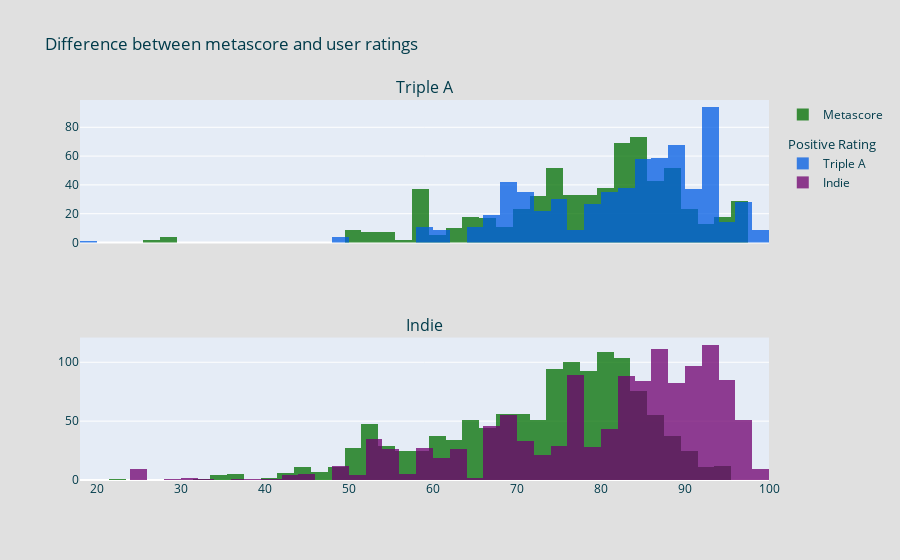

This figure's notebook cell:
### Markdown cell above
### User scores

Furthermore, when we start looking at the user reviews of Triple A games and Indie games there is something to note.

### Code cell
AAA_df = com_df[com_df['is_aaa'] == 1]
indi_df = com_df[com_df['is_aaa'] == 0]

fig = make_subplots(rows=2, cols=1,
                   subplot_titles=('Triple A', 'Indie'),
                   shared_xaxes=True,
)

fig.add_trace(
    go.Histogram(
        name='Metascore',
        x = AAA_df['metascore'],
        marker={'color':'#006F00'}, # green
        legendgroup='meta',
    ),
    row=1, col=1
)

fig.add_trace(
    go.Histogram(
        name='Triple A',
        x = AAA_df['ratio_rating'],
        marker={'color':'#005DE3'}, # purple
        legendgroup='Positive rating',
        legendgrouptitle_text = 'Positive Rating',
    ),
    row=1, col=1
)

fig.add_trace(
    go.Histogram(
        name='metascore 2',
        x = indi_df['metascore'],
        marker={'color':'#006F00'}, # green
        legendgroup='meta',
        showlegend = False,
    ),
    row=2, col=1
)
fig.add_trace(
    go.Histogram(
        name='Indie',
        x = indi_df['ratio_rating'],
        marker={'color':'#6F006F'}, # blue
        legendgroup='Positive rating',
        # showlegend=False,
    ),
    row=2, col=1
)

fig.update_layout(
    title = 'Analysis of metascores for different variables',
    paper_bgcolor = '#E0E0E0',
    font={'color':'#003B4A'},
    barmode='overlay',
    height = 600,
)

fig.update_layout(title='Difference between metascore and user ratings')
fig.update_traces(opacity=0.75)

fig.show()

### Figure 1 — Plotly figure (JSON) as saved in the notebook; plotly's stock layout.template omitted (floating-point values rounded to 4 significant figures; data arrays with more than 128 entries replaced by an {"elided": "..."} marker saying what was removed)
{"data": [{"legendgroup": "meta", "marker": {"color": "#006F00"}, "name": "Metascore", "opacity": 0.75, "type": "histogram", "x": {"elided": "660 int values"}, "xaxis": "x", "yaxis": "y"}, {"legendgroup": "Positive rating", "legendgrouptitle": {"text": "Positive Rating"}, "marker": {"color": "#005DE3"}, "name": "Triple A", "opacity": 0.75, "type": "histogram", "x": {"elided": "660 float values"}, "xaxis": "x", "yaxis": "y"}, {"legendgroup": "meta", "marker": {"color": "#006F00"}, "name": "metascore 2", "opacity": 0.75, "showlegend": false, "type": "histogram", "x": {"elided": "1247 int values"}, "xaxis": "x2", "yaxis": "y2"}, {"legendgroup": "Positive rating", "marker": {"color": "#6F006F"}, "name": "Indie", "opacity": 0.75, "type": "histogram", "x": {"elided": "1247 float values"}, "xaxis": "x2", "yaxis": "y2"}], "layout": {"annotations": [{"font": {"size": 16}, "showarrow": false, "text": "Triple A", "x": 0.5, "xanchor": "center", "xref": "paper", "y": 1, "yanchor": "bottom", "yref": "paper"}, {"font": {"size": 16}, "showarrow": false, "text": "Indie", "x": 0.5, "xanchor": "center", "xref": "paper", "y": 0.375, "yanchor": "bottom", "yref": "paper"}], "autosize": true, "barmode": "overlay", "font": {"color": "#003B4A"}, "paper_bgcolor": "#E0E0E0", "title": {"text": "Difference between metascore and user ratings"}, "xaxis": {"anchor": "y", "autorange": true, "domain": [0, 1], "matches": "x2", "range": [18, 100], "showticklabels": false, "type": "linear"}, "xaxis2": {"anchor": "y2", "autorange": true, "domain": [0, 1], "range": [18, 100], "type": "linear"}, "yaxis": {"anchor": "x", "autorange": true, "domain": [0.625, 1], "range": [0, 98.95]}, "yaxis2": {"anchor": "x2", "autorange": true, "domain": [0, 0.375], "range": [0, 121.1]}}}
